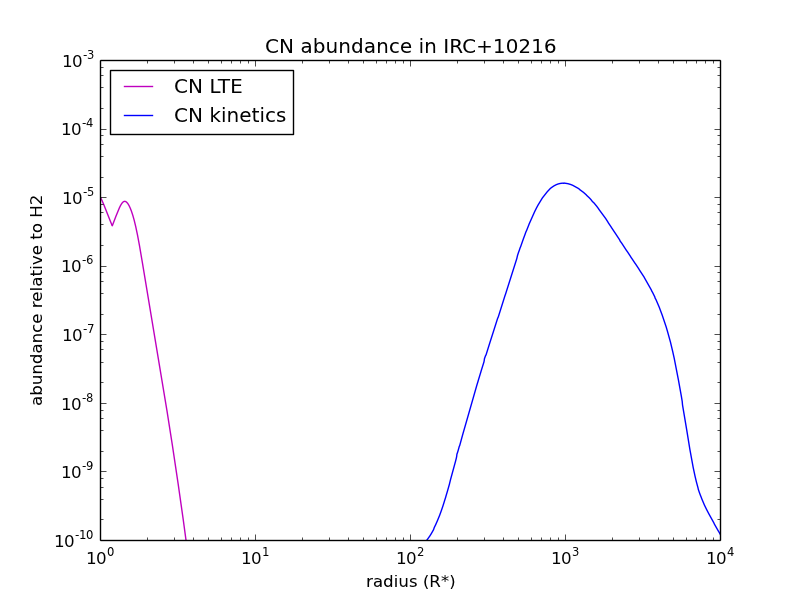

The Python source for this figure:
#!/usr/bin/env python
import matplotlib.pyplot as plt
import numpy as np
import asciitable

rstar = 4.0e13
data = asciitable.read("RES_MOL1_d.DAT",header_start=None,data_start=0,delimiter=" ",comment="!",guess=False)
r_lte  = data['col3']
cn_lte = np.power(10.0e0,data['col46']) * 2.0e0
data = asciitable.read("irc10216_smo_out_01.dat",header_start=None,data_start=0,delimiter=" ",comment="!",guess=False)
r_kin  = np.power(10.0e0,data['col2']) / rstar
cn_kin = np.power(10.0e0,data['col87']) * 2.0e0

rmin = 1.0
rmax = 10000.0
amin = 1.0e-10
amax = 1.0e-3
plt.figure(1)
plt.subplot(111)
plt.axis([rmin,rmax,amin,amax])
plt.title('CN abundance in IRC+10216')
plt.xlabel("radius (R*)")
plt.ylabel("abundance relative to H2")
plt.loglog(r_lte,cn_lte,'m-',label="CN LTE")
plt.loglog(r_kin,cn_kin,'b-',label="CN kinetics")
plt.legend(loc="upper left")
plt.savefig("cn.png")
plt.show()
